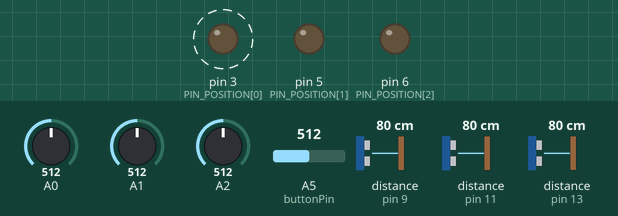
This sketch was run on a simulated Arduino Uno, built with avr-gcc and run on an emulated ATmega328P. On the bench: output pins drawn as LEDs (lit = HIGH). Dashed ring = blinking. The test bench sets the inputs (shaded band); at power-on: distance to the obstacle (sensors on pin 9, pin 11, pin 13) 80 cm, A0 = 512, A1 = 512, A2 = 512, A5 (buttonPin) = 512. The echo pulse lasts 58.3 µs per cm; what the sketch prints to the serial monitor is not drawn.

Above: at 1.2 s.
1.3 s: distance to the obstacle (sensor on pin 9) set to 2 cm
At 3.18 s:
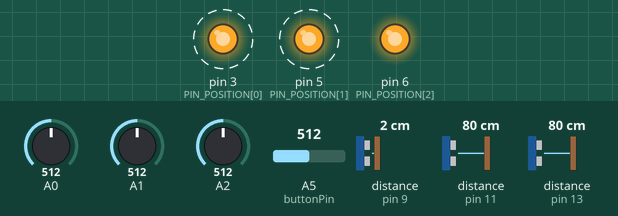
4.3 s: distance to the obstacle (sensor on pin 11) set to 56 cm
At 5.52 s:
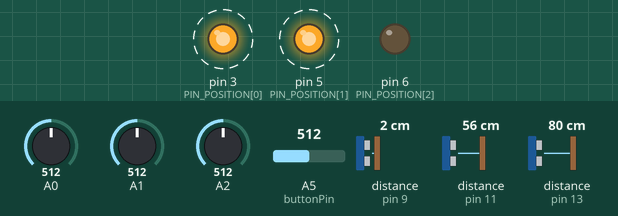
7.3 s: distance to the obstacle (sensor on pin 11) set to 45 cm
At 9.0 s:
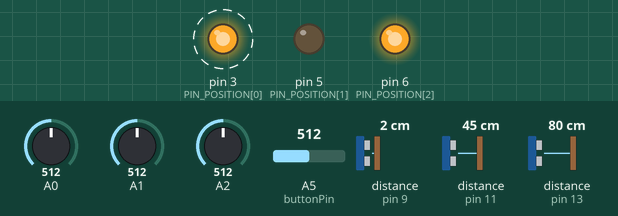
10.3 s: distance to the obstacle (sensor on pin 11) set to 60 cm
13.3 s: distance to the obstacle (sensor on pin 11) set to 2 cm
Timing chart, 0 to 17.3 s (numbered marks = the images above; inputs shaded):
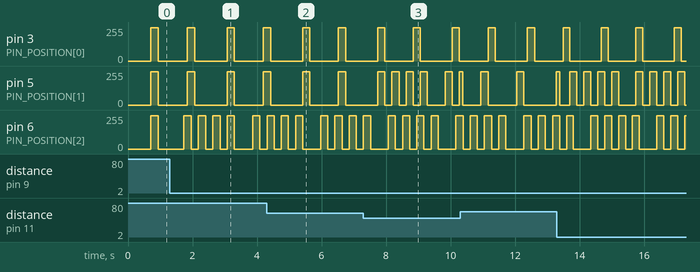

Measured:
- the behaviour switches between 51 and 50 cm on distance to the obstacle (sensor on pin 11) (found by bisection; images 2 and 3)
- by itself, pin 3 (PIN_POSITION[0]): alternates 250/255 for 0.22 s and 0/255 for 0.97 s

The sketch:

project.ino
```cpp
#include <Ultrasonic.h>

#define TRIGGER_PIN1  12
#define ECHO_PIN1     13
#define TRIGGER_PIN2  10
#define ECHO_PIN2     11
#define TRIGGER_PIN3  8
#define ECHO_PIN3     9

Ultrasonic ultrasonic1(TRIGGER_PIN1, ECHO_PIN1);
Ultrasonic ultrasonic2(TRIGGER_PIN2, ECHO_PIN2);
Ultrasonic ultrasonic3(TRIGGER_PIN3, ECHO_PIN3);

int RECV_PIN=2;
int motor = 3;
int PIN_POSITION[3] = {3,5,6};
int DELAY_BASE = 20;
//finger: 0:left, 1:middle, 2:right
int fingerCount[3];
int fingerCurrentType[3];
int fingerInputType[3];
int fingerRead[3];
int keyRead[3];
int buttonPin = A5;
int buttonValue = 0;
int mode = 0; //0 for xtion, 1 for ultrasonic
int ledPin = 2;

void setup()
  {
  Serial.begin(9600);
  for (int i = 0; i <3; i++){
    fingerCount[i]=0;
    fingerCurrentType[i]=-1;
  }
  }

void loop()
  {
    delay(100);
  float cmMsec1, cmMsec2, cmMsec3;
  float IRvalue1 = analogRead(A0);
  float IRvalue2 = analogRead(A1);
  float IRvalue3 = analogRead(A2);
  long microsec1 = ultrasonic1.timing();
  long microsec2 = ultrasonic2.timing();
  long microsec3 = ultrasonic3.timing();

  float ultrasonicCM[3];

  ultrasonicCM[0] = ultrasonic1.convert(microsec1, Ultrasonic::CM);
  ultrasonicCM[1] = ultrasonic2.convert(microsec2, Ultrasonic::CM);
  ultrasonicCM[2] = ultrasonic3.convert(microsec3, Ultrasonic::CM);

  buttonValue = analogRead(buttonPin);
  if(buttonValue < 600){
    // button pushed
    //Serial.println("pushed");
    Serial.write('z');
  }
  //Serial.println("button");
  //Serial.println(buttonValue);

//  cmMsec1 = ultrasonic1.convert(microsec1, Ultrasonic::CM);
//  cmMsec2 = ultrasonic2.convert(microsec2, Ultrasonic::CM);
//  cmMsec3 = ultrasonic3.convert(microsec3, Ultrasonic::CM);
  ////Serial.print("CM1: ");
  //Serial.println(ultrasonicCM[0]);
  //Serial.print("CM2: ");
  //Serial.println(ultrasonicCM[1]);
  //Serial.print("CM3: ");
  //Serial.println(ultrasonicCM[2]);
  //Serial.print("IRvalue1: ");
  //Serial.println(IRvalue1);
  //Serial.print("IRvalue2: ");
  //Serial.println(IRvalue2);
  //Serial.print("IRvalue3: ");
  //Serial.println(IRvalue3);

//  delay(1000);
    for(int i = 0; i < 3; i++){
      keyRead[i] = Serial.read();
      //Serial.println(keyRead[i]);
      //Serial.print("type ");
      //Serial.println(fingerCurrentType[i]);
    }

    if(IRvalue1 < 800 || IRvalue2 < 800 || IRvalue3 < 800){
    digitalWrite(ledPin, LOW);
    for(int i = 0; i < 3; i++){
      if(ultrasonicCM[2-i] <= 50){
        keyRead[i] = 97 + i*4;
      }else if(ultrasonicCM[2-i] <= 100){
        keyRead[i] = 98 + i*4;
      }else if(ultrasonicCM[2-i] <= 150){
        keyRead[i] = 99 + i*4;
      }else{
        keyRead[i] = 100 + i*4;
      }


      //Serial.println(keyRead[i]);
      //Serial.print("type ");
      //Serial.println(fingerCurrentType[i]);
    }
  }else{
    digitalWrite(ledPin, HIGH);
  }

    for(int i = 0; i < 3; i++){
      if( keyRead[i] >= 97 && keyRead[i] <= 100 ){
        fingerRead[2] =  keyRead[i] - 97;
      }else if ( keyRead[i]>=101 && keyRead[i]<=104 ){
        fingerRead[1] =  keyRead[i] - 101;
      }else if ( keyRead[i]>=105 && keyRead[i]<=108 ){
        fingerRead[0] = keyRead[i] - 105;
      }
    }
    for(int i = 0; i<3; i++){
      if( fingerCurrentType[i] == fingerRead[i] ){//一樣的時候，就能繼續計時
        fingerCount[i] ++;

        if( fingerRead[i] == 2 ){
          if( fingerCount[i] <= DELAY_BASE*.5){
            analogWrite(PIN_POSITION[i], 0);
          }else if( fingerCount[i] <= DELAY_BASE*.6){
            analogWrite(PIN_POSITION[i], 250);
          }else if( fingerCount[i] <= DELAY_BASE ){
            analogWrite(PIN_POSITION[i], 0);
          }else{
            fingerCount[i] = 0;
          }
        }else if( fingerRead[i] == 1 ){

          if( fingerCount[i] <= DELAY_BASE*.2){
            analogWrite(PIN_POSITION[i], 0);
          }else if( fingerCount[i] > DELAY_BASE*.2 && fingerCount[i] <= DELAY_BASE*.3){
            analogWrite(PIN_POSITION[i], 250);
          }else if( fingerCount[i] > DELAY_BASE*.3 && fingerCount[i] <= DELAY_BASE*.7){
            analogWrite(PIN_POSITION[i], 0);
          }else if( fingerCount[i] > DELAY_BASE*.7 && fingerCount[i] <= DELAY_BASE*.8){
            analogWrite(PIN_POSITION[i], 250);
          }else if( fingerCount[i] > DELAY_BASE*.8 && fingerCount[i] <= DELAY_BASE){
            analogWrite(PIN_POSITION[i], 0);
          }else{
            fingerCount[i] = 0;
          }
        }else if( fingerRead[i] == 0 ){

          if( fingerCount[i] <= DELAY_BASE*.1){
            analogWrite(PIN_POSITION[i], 0);
          }else if( fingerCount[i] > DELAY_BASE*.1 && fingerCount[i] <= DELAY_BASE*.2){
            analogWrite(PIN_POSITION[i], 250);
          }else if( fingerCount[i] > DELAY_BASE*.2 && fingerCount[i] <= DELAY_BASE*.3){
            analogWrite(PIN_POSITION[i], 0);
          }else if( fingerCount[i] > DELAY_BASE*.3 && fingerCount[i] <= DELAY_BASE*.4){
            analogWrite(PIN_POSITION[i], 250);
          }else if( fingerCount[i] > DELAY_BASE*.4 && fingerCount[i] <= DELAY_BASE*.5){
            analogWrite(PIN_POSITION[i], 0);
          }else if( fingerCount[i] > DELAY_BASE*.5 && fingerCount[i] <= DELAY_BASE*.6){
            analogWrite(PIN_POSITION[i], 250);
          }else if( fingerCount[i] > DELAY_BASE*.6 && fingerCount[i] <= DELAY_BASE*.7){
            analogWrite(PIN_POSITION[i], 0);
          }else if( fingerCount[i] > DELAY_BASE*.7 && fingerCount[i] <= DELAY_BASE*.8){
            analogWrite(PIN_POSITION[i], 250);
          }else if( fingerCount[i] > DELAY_BASE*.8 && fingerCount[i] <= DELAY_BASE*.9){
            analogWrite(PIN_POSITION[i], 0);
          }else{
            fingerCount[i] = 0;
          }


        }else if( fingerRead[i] == 3 ){
            analogWrite(PIN_POSITION[i], 0);
        }

      }else{//不一樣的話，就換新的計時
        fingerCount[i] = 0;
        fingerCurrentType[i] = fingerRead[i];
        analogWrite(PIN_POSITION[i], 0);
        //Serial.println("new count");
      }
    }

  }
```
